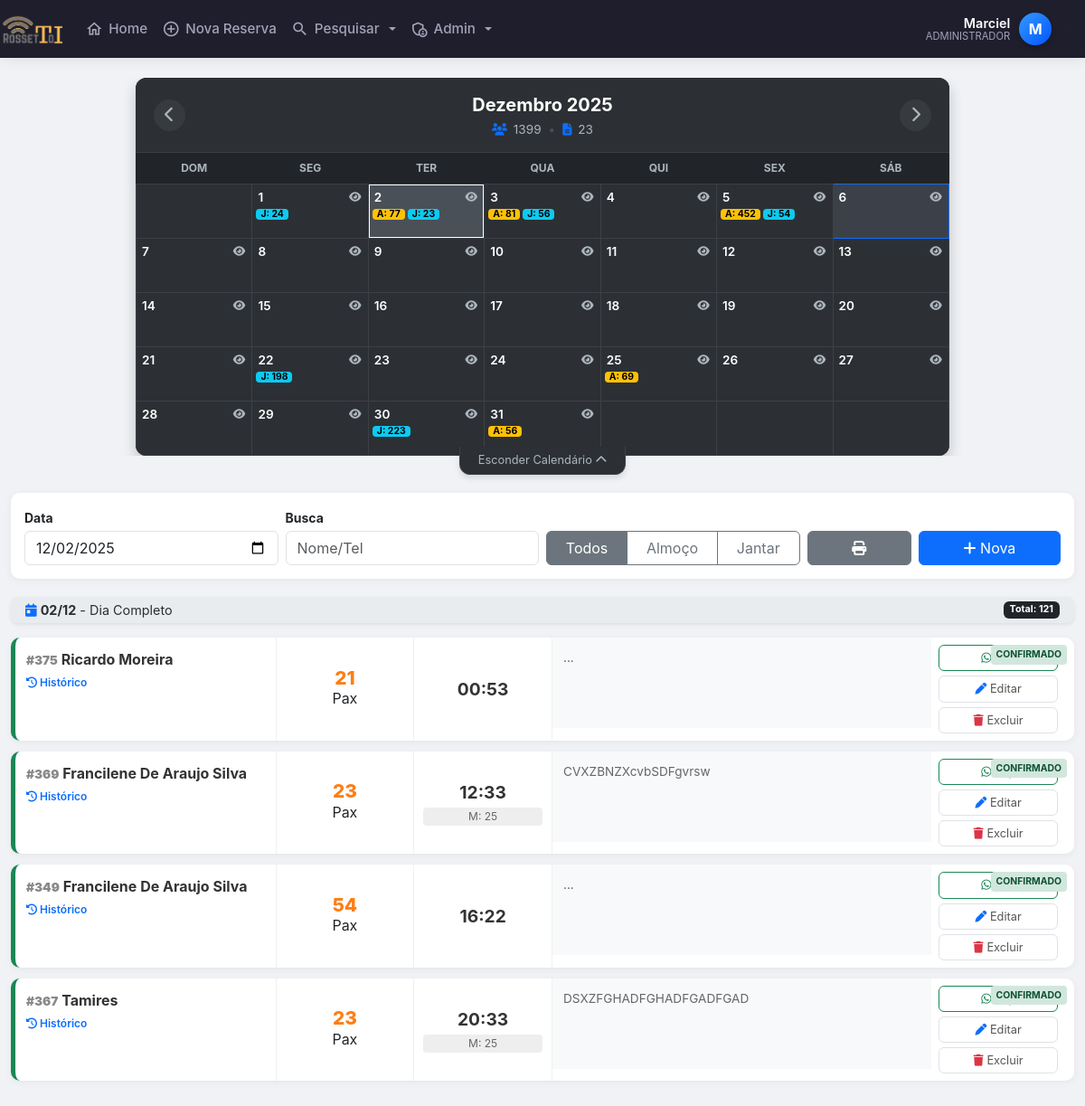
Screenshot of /demonstrar.php?filtro_data=2025-12-02 (signed in) with the database file from the repository.
### tables this page shows
CREATE TABLE `clientes` (
  `id` int(11) NOT NULL AUTO_INCREMENT,
  `nome` varchar(100) NOT NULL,
  `data` date NOT NULL,
  `num_pessoas` int(11) NOT NULL,
  `horario` time NOT NULL,
  `telefone` varchar(255) DEFAULT NULL,
  `telefone2` varchar(255) DEFAULT NULL,
  `tipo_evento` varchar(50) NOT NULL,
  `forma_pagamento` varchar(50) NOT NULL,
  `valor_rodizio` int(11) DEFAULT NULL,
  `num_mesa` varchar(255) DEFAULT NULL,
  `observacoes` varchar(300) NOT NULL,
  `obsCliente` varchar(255) DEFAULT NULL,
  `data_emissao` datetime NOT NULL DEFAULT current_timestamp(),
  `status` tinyint(1) DEFAULT 1,
  `confirmado` tinyint(1) DEFAULT 0,
  `usuario_id` int(11) DEFAULT NULL,
  `motivo_cancelamento` varchar(255) DEFAULT NULL,
  PRIMARY KEY (`id`)
);

### demonstrar.php (the view, shortened to what this page needs)
<?php
require 'config.php';
function renderizarListaReservas($pdo, $filtroData, $buscaTexto, $periodo) {
    $sqlWhere = " WHERE status != 0 ";
    $params   = [];
    if (!empty($filtroData)) {
        $sqlWhere .= " AND data = :data ";
        $params[':data'] = $filtroData;
    }
    $tituloPeriodo = "Dia Completo";
    $sqlTotal = $pdo->prepare("SELECT SUM(num_pessoas) as total FROM clientes $sqlWhere");
    $sqlTotal->execute($params);
    $total_pessoas = $sqlTotal->fetch()['total'] ?? 0;
    $sql = $pdo->prepare("SELECT * FROM clientes $sqlWhere ORDER BY horario ASC");
    $sql->execute($params);
    $reservas = $sql->fetchAll(PDO::FETCH_ASSOC);
    ?>
    <div class="alert alert-secondary py-1 px-3 d-flex justify-content-between align-items-center mb-3 shadow-sm" style="font-size:0.9rem; border-radius:8px; border:none; background:#e9ecef;">
        <span>
            <i class="fas fa-calendar-day text-primary"></i> <strong><?= date('d/m', strtotime($filtroData)) ?></strong> - <?= $tituloPeriodo ?>
        </span>
        <span class="badge bg-dark">Total: <?= $total_pessoas ?></span>
    </div>
    <div class="lista-reservas-conteudo">
        <?php if(count($reservas) > 0): ?>
            <?php foreach($reservas as $r):
                $isConfirmado = ($r['confirmado'] == 1);
                $classeBorda  = $isConfirmado ? 'status-confirmado' : 'status-pendente';
                $horaShort    = date("H:i", strtotime($r['horario']));
                $nome         = ucwords(strtolower($r['nome']));
                $telLimpo     = preg_replace('/[^0-9]/', '', $r['telefone']);
                $linkZapDireto= "https://wa.me/55$telLimpo";
                $msgZap       = "Olá $nome! Confirmando reserva para dia " . date('d/m', strtotime($r['data'])) . " às $horaShort para {$r['num_pessoas']} pessoas.";
                $linkZapComMsg= "https://wa.me/55$telLimpo?text=" . urlencode($msgZap);
            ?>
                <div class="reserva-card <?= $classeBorda ?>">
                    <span class="badge-status <?= $isConfirmado ? 'badge-ok' : 'badge-wait' ?>">
                        <?= $isConfirmado ? 'Confirmado' : 'Pendente' ?>
                    </span>
                    <div class="sec-info">
                        <div class="client-name">
                            <span class="id-reserva">#<?= $r['id'] ?></span> <?= htmlspecialchars($nome) ?>
                        </div>
                        <span class="btn-perfil" onclick="abrirModalPerfil('<?= $telLimpo ?>')">
                            <i class="fas fa-history"></i> <span class="d-none d-md-inline">Histórico</span>
                        </span>
                    </div>
                    <div class="sec-mobile-meta">
                        <div class="sec-pax">
                            <span class="pax-count"><?= (int)$r['num_pessoas'] ?></span>
                            <span class="pax-label">Pax</span>
                        </div>
                        <div class="sec-time">
                            <div class="time-display"><?= $horaShort ?></div>
                            <?php if(!empty($r['num_mesa'])): ?>
                                <div class="mesa-display">M: <?= htmlspecialchars($r['num_mesa']) ?></div>
                            <?php endif; ?>
                        </div>
                    </div>
                    <div class="sec-obs">
                        <?= empty($r['observacoes']) ? '<span class="text-muted">...</span>' : htmlspecialchars($r['observacoes']) ?>
                    </div>
                    <div class="sec-actions">
                        <button class="btn-action btn-whatsapp" onclick="abrirModalZap(<?= $r['id'] ?>, '<?= $linkZapComMsg ?>', '<?= $linkZapDireto ?>')">
                            <i class="fab fa-whatsapp"></i> <span class="btn-text">Zap</span>
                        </button>
                        <a href="editar_reserva.php?id=<?= $r['id'] ?>" class="btn-action">
                            <i class="fas fa-pen text-primary"></i> <span class="btn-text">Editar</span>
                        </a>
                        <a href="excluir_reserva.php?id=<?= $r['id'] ?>" class="btn-action" onclick="return confirm('Excluir?')">
                            <i class="fas fa-trash text-danger"></i> <span class="btn-text">Excluir</span>
                        </a>
                    </div>
                </div>
            <?php endforeach; ?>
        <?php else: ?>
            <div class="text-center py-4 text-muted">Nenhuma reserva encontrada para este filtro.</div>
        <?php endif; ?>
    </div>
    <?php
    return ob_get_clean();
}
require 'cabecalho.php';
$filtroData = $_REQUEST['filtro_data'] ?? date('Y-m-d');
$buscaTexto = $_REQUEST['busca_texto'] ?? '';
$periodo    = $_REQUEST['periodo'] ?? 'todos';
function generateCalendar(PDO $pdo, int $month, int $year): string {
    global $filtroData, $buscaTexto, $periodo;
    $stmt = $pdo->prepare("SELECT data, SUM(CASE WHEN horario BETWEEN '11:00:00' AND '17:59:00' THEN IF(status!=0, num_pessoas, 0) ELSE 0 END) AS almoco, SUM(CASE WHEN horario BETWEEN '18:00:00' AND '23:59:00' THEN IF(status!=0, num_pessoas, 0) ELSE 0 END) AS jantar FROM clientes WHERE MONTH(data) = :m AND YEAR(data) = :y GROUP BY data");
    $stmt->execute(['m' => $month, 'y' => $year]);
    $map = [];
    while($row = $stmt->fetch(PDO::FETCH_ASSOC)) $map[$row['data']] = $row;
    $stmtTotal = $pdo->prepare("SELECT COUNT(*) as total_res, SUM(num_pessoas) as total_pax FROM clientes WHERE MONTH(data) = :m AND YEAR(data) = :y AND status != 0");
    $stmtTotal->execute(['m' => $month, 'y' => $year]);
    $totaisMes = $stmtTotal->fetch(PDO::FETCH_ASSOC);
    $totalPaxMes = $totaisMes['total_pax'] ?? 0;
    $totalResMes = $totaisMes['total_res'] ?? 0;
    $firstDayTs = mktime(0,0,0,$month,1,$year);
    $numDays    = (int)date('t', $firstDayTs);
    $dayOfWeek  = (int)date('w', $firstDayTs);
    $today      = date('Y-m-d');
    $prevM = $month-1; $prevY = $year; if($prevM<1){$prevM=12;$prevY--;}
    $nextM = $month+1; $nextY = $year; if($nextM>12){$nextM=1;$nextY++;}
    $q = http_build_query(['filtro_data'=>$filtroData, 'busca_texto'=>$buscaTexto, 'periodo'=>$periodo]);
    $monthName = ["Janeiro","Fevereiro","Março","Abril","Maio","Junho","Julho","Agosto","Setembro","Outubro","Novembro","Dezembro"][$month-1] ?? $month;
    $html = "<div class='calendar-container'>";
    $html .= "<div class='cal-header-modern'>";
    $html .= "<a href='?month=$prevM&year=$prevY&$q' class='btn-nav-cal'><i class='fas fa-chevron-left'></i></a>";
    $html .= "<div class='cal-title-group'>";
    $html .= "  <span class='cal-month-year'>{$monthName} {$year}</span>";
    $html .= "  <div class='cal-stats-badges'>";
    $html .= "      <span title='Total de Pessoas'><i class='fas fa-users'></i> {$totalPaxMes}</span>";
    $html .= "      <span class='divider'>•</span>";
    $html .= "      <span title='Total de Reservas'><i class='fas fa-file-alt'></i> {$totalResMes}</span>";
    $html .= "  </div>";
    $html .= "</div>";
    $html .= "<a href='?month=$nextM&year=$nextY&$q' class='btn-nav-cal'><i class='fas fa-chevron-right'></i></a>";
    $html .= "</div>";
    $html .= "<div class='table-responsive'><table class='cal-table'>";
    $html .= "<thead><tr><th>Dom</th><th>Seg</th><th>Ter</th><th>Qua</th><th>Qui</th><th>Sex</th><th>Sáb</th></tr></thead><tbody><tr>";
    if($dayOfWeek > 0) { for($i=0;$i<$dayOfWeek;$i++) $html .= "<td class='empty'></td>"; }
    $d = 1;
    while($d <= $numDays){
        if($dayOfWeek==7){ $dayOfWeek=0; $html.="</tr><tr>"; }
        $currDate = sprintf('%04d-%02d-%02d', $year, $month, $d);
        $alm = $map[$currDate]['almoco'] ?? 0;
        $jan = $map[$currDate]['jantar'] ?? 0;
        $cls = ($currDate === $today) ? 'today' : '';
        if($currDate === $filtroData) $cls .= ' selected';
        $html .= "<td class='day-cell $cls' onclick=\"mudarData('$currDate', this)\">";
        $html .= "  <div class='d-flex justify-content-between align-items-start'>";
        $html .= "      <span class='day-num'>$d</span>";
        $html .= "      <button class='btn-eye-sm' onclick=\"verReservasDia('$currDate', event)\"><i class='fas fa-eye'></i></button>";
        $html .= "  </div>";
        $html .= "  <div class='pills-container'>";
        if($alm > 0) $html .= "<span class='pill pill-a'>A: $alm</span>";
        if($jan > 0) $html .= "<span class='pill pill-j'>J: $jan</span>";
        $html .= "  </div>";
        $html .= "</td>";
        $d++; $dayOfWeek++;
    }
    if($dayOfWeek!=7){ for($i=0;$i<(7-$dayOfWeek);$i++) $html .= "<td class='empty'></td>"; }
    $html .= "</tr></tbody></table></div></div>";
    return $html;
}
$refMes = isset($_GET['month']) ? (int)$_GET['month'] : (int)date('m', strtotime($filtroData));
$refAno = isset($_GET['year'])  ? (int)$_GET['year']  : (int)date('Y', strtotime($filtroData));
$calendarHtml = generateCalendar($pdo, $refMes, $refAno);
?>
<!DOCTYPE html>
<html lang="pt-br">
<head>
    <link href="https://cdn.jsdelivr.net/npm/bootstrap@5.3.0/dist/css/bootstrap.min.css" rel="stylesheet">
    <link rel="stylesheet" href="https://cdnjs.cloudflare.com/ajax/libs/font-awesome/6.4.0/css/all.min.css">
</head>
<body>
<div class="container-fluid mt-3 no-print">
    <div id="cal-wrapper">
        <?= $calendarHtml ?>
    </div>
    <div class="toggle-cal-container">
        <button class="btn-toggle-cal" onclick="toggleCal()" id="btnToggleText">
            Esconder Calendário <i class="fas fa-chevron-up"></i>
        </button>
    </div>
    <div class="filter-bar">
        <form method="GET" class="row g-2 align-items-end" id="formFiltro">
            <div class="col-md-3 col-6">
                <label class="form-label fw-bold small mb-1">Data</label>
                <input type="date" name="filtro_data" id="filtro_data" class="form-control" value="<?= htmlspecialchars($filtroData) ?>" onchange="carregarListaAjax()">
            </div>
            <div class="col-md-3 col-6">
                <label class="form-label fw-bold small mb-1">Busca</label>
                <input type="text" name="busca_texto" id="busca_texto" class="form-control" placeholder="Nome/Tel" value="<?= htmlspecialchars($buscaTexto) ?>" onkeyup="carregarListaAjax()">
            </div>
            <div class="col-md-3 col-12">
                <div class="btn-group w-100" role="group">
                    <button type="button" onclick="setPeriodo('todos')" class="btn btn-outline-secondary active" id="btn-todos">Todos</button>
                    <button type="button" onclick="setPeriodo('almoco')" class="btn btn-outline-secondary" id="btn-almoco">Almoço</button>
                    <button type="button" onclick="setPeriodo('jantar')" class="btn btn-outline-secondary" id="btn-jantar">Jantar</button>
                </div>
            </div>
            <div class="col-md-3 col-12 d-flex gap-2">
                <button type="button" onclick="imprimirReservas()" class="btn btn-secondary flex-grow-1"><i class="fas fa-print"></i></button>
                <a href="adicionar_reserva.php" class="btn btn-primary flex-grow-1"><i class="fas fa-plus"></i> Nova</a>
            </div>
        </form>
    </div>
    <div id="area-lista-reservas">
        <?= renderizarListaReservas($pdo, $filtroData, $buscaTexto, $periodo) ?>
    </div>
</div>
</body>
</html>

### cabecalho.php (shortened to what this page needs)
<?php
require 'config.php';
$nome_usuario = "Visitante";
$status = null;
$letra_avatar = "U";
if (isset($_SESSION['mmnlogin'])) {
    $user_id = $_SESSION['mmnlogin'];
    try {
        $sql = $pdo->prepare("SELECT nome, status, email FROM login WHERE id = :id");
        $sql->bindValue(':id', $user_id);
        $sql->execute();
        if ($sql->rowCount() > 0) {
            $usuario = $sql->fetch(PDO::FETCH_ASSOC);
            $nome_completo = ucwords(strtolower($usuario['nome']));
            $partes_nome = explode(' ', $nome_completo);
            $nome_usuario = $partes_nome[0];
            $status = $usuario['status'];
            $letra_avatar = strtoupper(substr($nome_usuario, 0, 1));
        }
    } catch (PDOException $e) {
    }
}
?>
<!DOCTYPE html>
<html lang="pt-br">
<head>
    <link rel="stylesheet" href="https://cdn.jsdelivr.net/npm/bootstrap@4.6.2/dist/css/bootstrap.min.css">
    <link rel="stylesheet" href="https://cdnjs.cloudflare.com/ajax/libs/font-awesome/6.5.0/css/all.min.css">
</head>
<body>
<nav class="navbar navbar-expand-lg navbar-dark fixed-top navbar-custom">
    <a class="navbar-brand mr-auto" href="index.php">
        <img src="./rossetto28.png" alt="Logo">
    </a>
    <div class="collapse navbar-collapse" id="menuPrincipal">
        <ul class="navbar-nav mr-auto ml-3">
            <li class="nav-item">
                <a class="nav-link" href="index.php">
                    <i class="material-icons-outlined">home</i> Home
                </a>
            </li>
            <li class="nav-item">
                <a class="nav-link" href="adicionar_reserva.php">
                    <i class="material-icons-outlined">add_circle_outline</i> Nova Reserva
                </a>
            </li>
            <li class="nav-item dropdown">
                <a class="nav-link dropdown-toggle" href="#" id="dropPesquisa" data-toggle="dropdown" aria-haspopup="true" aria-expanded="false">
                    <i class="material-icons-outlined">search</i> Pesquisar
                </a>
            </li>
            <?php if ($status == 1): ?>
            <li class="nav-item dropdown">
                <a class="nav-link dropdown-toggle" href="#" id="dropAdmin" data-toggle="dropdown" aria-haspopup="true" aria-expanded="false">
                    <i class="material-icons-outlined">admin_panel_settings</i> Admin
                </a>
            </li>
            <?php endif; ?>
        </ul>
        <ul class="navbar-nav d-none d-lg-flex align-items-center">
            <li class="nav-item dropdown">
                <div class="user-profile-widget" data-toggle="dropdown" aria-haspopup="true" aria-expanded="false">
                    <div class="user-info text-right">
                        <span class="user-name"><?= htmlspecialchars($nome_usuario) ?></span>
                        <span class="user-role"><?= ($status == 1) ? 'Administrador' : 'Colaborador' ?></span>
                    </div>
                    <div class="user-avatar">
                        <?= $letra_avatar ?>
                    </div>
                    <i class="fas fa-chevron-down text-muted ml-1" style="font-size: 0.8rem;"></i>
                </div>
            </li>
        </ul>
    </div>
</nav>
</body>
</html>

### cabecalho.php (style rules this page uses)
:root { --primary-bg: #1e1e2d; --active-color: #3699ff; --text-color: #a2a3b7; --text-hover: #ffffff; }
body { padding-top: 70px; background-color: #f5f8fa; }
.navbar-custom { background-color: var(--primary-bg); box-shadow: 0 0 15px rgba(0,0,0,0.1); padding: 0.5rem 1rem; }
.navbar-brand img { height: 35px; transition: transform 0.2s; }
.navbar-dark .navbar-nav .nav-link { color: var(--text-color); font-weight: 500; font-size: 0.95rem; display: flex; align-items: center; gap: 6px; padding: 0.8rem 1rem; border-radius: 6px; transition: all 0.2s ease; }
.material-icons-outlined { font-size: 20px; }
.user-profile-widget { cursor: pointer; padding: 5px 10px; border-radius: 50px; transition: background 0.2s; display: flex; align-items: center; gap: 10px; }
.user-avatar { width: 36px; height: 36px; background: linear-gradient(135deg, #3699ff, #0055ff); color: white; border-radius: 50%; display: flex; align-items: center; justify-content: center; font-weight: 700; font-size: 16px; box-shadow: 0 3px 6px rgba(0,0,0,0.2); }
.user-info { display: flex; flex-direction: column; line-height: 1.1; }
.user-name { color: white; font-weight: 600; font-size: 0.9rem; }
.user-role { color: var(--text-color); font-size: 0.7rem; text-transform: uppercase; }

### rows the page displays
clientes: confirmado "CONFIRMADO", id "375", nome "Ricardo Moreira", num_pessoas "21", horario "00:53"
clientes: confirmado "CONFIRMADO", id "369", nome "Francilene De Araujo Silva", num_pessoas "23", horario "12:33", num_mesa "25", observacoes "CVXZBNZXcvbSDFgvrsw"
clientes: confirmado "CONFIRMADO", id "349", nome "Francilene De Araujo Silva", num_pessoas "54", horario "16:22"
clientes: confirmado "CONFIRMADO", id "367", nome "Tamires", num_pessoas "23", horario "20:33", num_mesa "25", observacoes "DSXZFGHADFGHADFGADFGAD"

### other values shown
$nome_usuario "Marciel"
$letra_avatar "M"
$monthName "Dezembro"
$year "2025"
$totalPaxMes "1399"
$totalResMes "23"
$jan "24"
$alm "77"
$jan "23"
$alm "81"
$jan "56"
$alm "452"
$jan "54"
$jan "198"
$alm "69"
